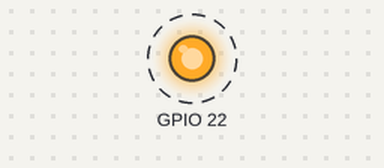
This program was run on a simulated Raspberry Pi (BCM pin numbers). Parts: output pins drawn as LEDs (lit = HIGH). Dashed ring = blinking.

Above: at 0.5 s.
Timing chart, 0 to 4.6 s (numbered marks = the images above):
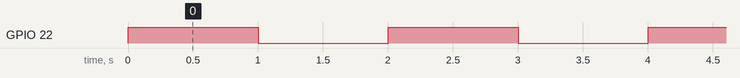

The program:

IR_test.py
```python
#!/usr/bin/python
import RPi.GPIO as GPIO
import time

GPIO.setwarnings(False)
GPIO.setmode(GPIO.BCM)
GPIO.setup(22, GPIO.OUT)
while True:
    GPIO.output(22, True)
    time.sleep(1)
    GPIO.output(22, False)
    time.sleep(1)
```

Measured:
- by itself, GPIO 22: alternates HIGH for 1.0 s and LOW for 1.0 s
